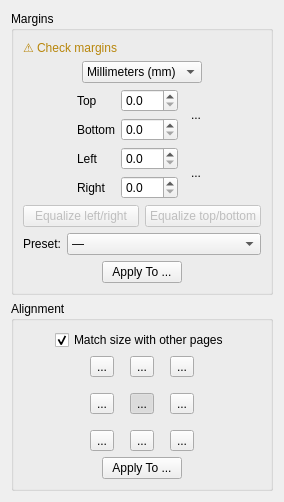
<?xml version="1.0" encoding="UTF-8"?>
<ui version="4.0">
 <class>PageLayoutOptionsWidget</class>
 <widget class="QWidget" name="PageLayoutOptionsWidget">
  <property name="geometry">
   <rect>
    <x>0</x>
    <y>0</y>
    <width>262</width>
    <height>499</height>
   </rect>
  </property>
  <property name="windowTitle">
   <string>Form</string>
  </property>
  <layout class="QVBoxLayout" name="verticalLayout_3">
   <item>
    <widget class="QGroupBox" name="marginsGroup">
     <property name="title">
      <string>Margins</string>
     </property>
     <layout class="QVBoxLayout" name="verticalLayout">
      <item>
       <layout class="QHBoxLayout" name="marginsWarningLayout">
        <item>
         <widget class="QLabel" name="marginsWarningLabel">
          <property name="visible">
           <bool>false</bool>
          </property>
          <property name="text">
           <string>⚠ Check margins</string>
          </property>
          <property name="styleSheet">
           <string notr="true">color: #b8860b;</string>
          </property>
         </widget>
        </item>
        <item>
         <spacer name="warningSpacer">
          <property name="orientation">
           <enum>Qt::Horizontal</enum>
          </property>
          <property name="sizeHint" stdset="0">
           <size>
            <width>40</width>
            <height>1</height>
           </size>
          </property>
         </spacer>
        </item>
       </layout>
      </item>
      <item>
       <layout class="QHBoxLayout" name="horizontalLayout">
        <item>
         <spacer name="horizontalSpacer_4">
          <property name="orientation">
           <enum>Qt::Horizontal</enum>
          </property>
          <property name="sizeHint" stdset="0">
           <size>
            <width>1</width>
            <height>1</height>
           </size>
          </property>
         </spacer>
        </item>
        <item>
         <widget class="QComboBox" name="unitsComboBox">
          <item>
           <property name="text">
            <string>Millimeters (mm)</string>
           </property>
          </item>
          <item>
           <property name="text">
            <string>Inches (in)</string>
           </property>
          </item>
         </widget>
        </item>
        <item>
         <spacer name="horizontalSpacer_2">
          <property name="orientation">
           <enum>Qt::Horizontal</enum>
          </property>
          <property name="sizeHint" stdset="0">
           <size>
            <width>1</width>
            <height>1</height>
           </size>
          </property>
         </spacer>
        </item>
       </layout>
      </item>
      <item>
       <layout class="QHBoxLayout" name="horizontalLayout_2">
        <item>
         <spacer name="horizontalSpacer_3">
          <property name="orientation">
           <enum>Qt::Horizontal</enum>
          </property>
          <property name="sizeHint" stdset="0">
           <size>
            <width>1</width>
            <height>1</height>
           </size>
          </property>
         </spacer>
        </item>
        <item>
         <layout class="QGridLayout" name="gridLayout">
          <item row="0" column="0">
           <widget class="QLabel" name="label">
            <property name="text">
             <string>Top</string>
            </property>
           </widget>
          </item>
          <item row="0" column="2" rowspan="2">
           <widget class="QToolButton" name="topBottomLink">
            <property name="minimumSize">
             <size>
              <width>24</width>
              <height>48</height>
             </size>
            </property>
            <property name="text">
             <string>...</string>
            </property>
            <property name="icon">
             <iconset resource="../../../resources/resources.qrc">
              <normaloff>:/icons/stock-vchain-broken-24.png</normaloff>
              <normalon>:/icons/stock-vchain-24.png</normalon>:/icons/stock-vchain-broken-24.png</iconset>
            </property>
            <property name="iconSize">
             <size>
              <width>9</width>
              <height>24</height>
             </size>
            </property>
            <property name="autoRaise">
             <bool>true</bool>
            </property>
           </widget>
          </item>
          <item row="1" column="0">
           <widget class="QLabel" name="label_2">
            <property name="text">
             <string>Bottom</string>
            </property>
           </widget>
          </item>
          <item row="1" column="1">
           <widget class="QDoubleSpinBox" name="bottomMarginSpinBox">
            <property name="decimals">
             <number>1</number>
            </property>
            <property name="maximum">
             <double>999.000000000000000</double>
            </property>
           </widget>
          </item>
          <item row="2" column="0">
           <widget class="QLabel" name="label_3">
            <property name="text">
             <string>Left</string>
            </property>
           </widget>
          </item>
          <item row="2" column="1">
           <widget class="QDoubleSpinBox" name="leftMarginSpinBox">
            <property name="decimals">
             <number>1</number>
            </property>
            <property name="maximum">
             <double>999.000000000000000</double>
            </property>
           </widget>
          </item>
          <item row="2" column="2" rowspan="2">
           <widget class="QToolButton" name="leftRightLink">
            <property name="minimumSize">
             <size>
              <width>24</width>
              <height>48</height>
             </size>
            </property>
            <property name="text">
             <string>...</string>
            </property>
            <property name="icon">
             <iconset resource="../../../resources/resources.qrc">
              <normaloff>:/icons/stock-vchain-broken-24.png</normaloff>
              <normalon>:/icons/stock-vchain-24.png</normalon>:/icons/stock-vchain-broken-24.png</iconset>
            </property>
            <property name="iconSize">
             <size>
              <width>9</width>
              <height>24</height>
             </size>
            </property>
            <property name="checked">
             <bool>false</bool>
            </property>
            <property name="autoRaise">
             <bool>true</bool>
            </property>
           </widget>
          </item>
          <item row="3" column="0">
           <widget class="QLabel" name="label_4">
            <property name="text">
             <string>Right</string>
            </property>
           </widget>
          </item>
          <item row="3" column="1">
           <widget class="QDoubleSpinBox" name="rightMarginSpinBox">
            <property name="decimals">
             <number>1</number>
            </property>
            <property name="maximum">
             <double>999.000000000000000</double>
            </property>
           </widget>
          </item>
          <item row="0" column="1">
           <widget class="QDoubleSpinBox" name="topMarginSpinBox">
            <property name="decimals">
             <number>1</number>
            </property>
            <property name="maximum">
             <double>999.000000000000000</double>
            </property>
           </widget>
          </item>
         </layout>
        </item>
        <item>
         <spacer name="horizontalSpacer">
          <property name="orientation">
           <enum>Qt::Horizontal</enum>
          </property>
          <property name="sizeHint" stdset="0">
           <size>
            <width>1</width>
            <height>1</height>
           </size>
          </property>
         </spacer>
        </item>
       </layout>
      </item>
      <item>
       <layout class="QHBoxLayout" name="equalizeLayout">
        <item>
         <widget class="QPushButton" name="equalizeLeftRightBtn">
          <property name="text">
           <string>Equalize left/right</string>
          </property>
          <property name="enabled">
           <bool>false</bool>
          </property>
         </widget>
        </item>
        <item>
         <widget class="QPushButton" name="equalizeTopBottomBtn">
          <property name="text">
           <string>Equalize top/bottom</string>
          </property>
          <property name="enabled">
           <bool>false</bool>
          </property>
         </widget>
        </item>
       </layout>
      </item>
      <item>
       <layout class="QHBoxLayout" name="presetsLayout">
        <item>
         <widget class="QLabel" name="presetLabel">
          <property name="text">
           <string>Preset:</string>
          </property>
         </widget>
        </item>
        <item>
         <widget class="QComboBox" name="marginsPresetCombo">
          <item>
           <property name="text">
            <string>—</string>
           </property>
          </item>
          <item>
           <property name="text">
            <string>Typical book (10, 5, 10, 5 mm)</string>
           </property>
          </item>
          <item>
           <property name="text">
            <string>Minimal (2 mm)</string>
           </property>
          </item>
          <item>
           <property name="text">
            <string>Symmetric (use smaller value)</string>
           </property>
          </item>
         </widget>
        </item>
       </layout>
      </item>
      <item>
       <layout class="QHBoxLayout" name="horizontalLayout_5">
        <item>
         <spacer name="horizontalSpacer_9">
          <property name="orientation">
           <enum>Qt::Horizontal</enum>
          </property>
          <property name="sizeHint" stdset="0">
           <size>
            <width>1</width>
            <height>1</height>
           </size>
          </property>
         </spacer>
        </item>
        <item>
         <widget class="QPushButton" name="applyMarginsBtn">
          <property name="text">
           <string>Apply To ...</string>
          </property>
         </widget>
        </item>
        <item>
         <spacer name="horizontalSpacer_10">
          <property name="orientation">
           <enum>Qt::Horizontal</enum>
          </property>
          <property name="sizeHint" stdset="0">
           <size>
            <width>1</width>
            <height>1</height>
           </size>
          </property>
         </spacer>
        </item>
       </layout>
      </item>
     </layout>
    </widget>
   </item>
   <item>
    <widget class="QGroupBox" name="alignmentGroup">
     <property name="title">
      <string>Alignment</string>
     </property>
     <layout class="QVBoxLayout" name="verticalLayout_2">
      <item>
       <layout class="QHBoxLayout" name="horizontalLayout_3">
        <property name="spacing">
         <number>0</number>
        </property>
        <item>
         <spacer name="horizontalSpacer_7">
          <property name="orientation">
           <enum>Qt::Horizontal</enum>
          </property>
          <property name="sizeHint" stdset="0">
           <size>
            <width>0</width>
            <height>0</height>
           </size>
          </property>
         </spacer>
        </item>
        <item>
         <widget class="QCheckBox" name="alignWithOthersCB">
          <property name="text">
           <string>Match size with other pages</string>
          </property>
          <property name="checked">
           <bool>true</bool>
          </property>
         </widget>
        </item>
        <item>
         <spacer name="horizontalSpacer_8">
          <property name="orientation">
           <enum>Qt::Horizontal</enum>
          </property>
          <property name="sizeHint" stdset="0">
           <size>
            <width>0</width>
            <height>0</height>
           </size>
          </property>
         </spacer>
        </item>
       </layout>
      </item>
      <item>
       <layout class="QHBoxLayout" name="horizontalLayout_4">
        <item>
         <spacer name="horizontalSpacer_6">
          <property name="orientation">
           <enum>Qt::Horizontal</enum>
          </property>
          <property name="sizeHint" stdset="0">
           <size>
            <width>1</width>
            <height>1</height>
           </size>
          </property>
         </spacer>
        </item>
        <item>
         <layout class="QGridLayout" name="gridLayout_2">
          <property name="spacing">
           <number>16</number>
          </property>
          <item row="0" column="0">
           <widget class="QToolButton" name="alignTopLeftBtn">
            <property name="text">
             <string>...</string>
            </property>
            <property name="icon">
             <iconset resource="../../../resources/resources.qrc">
              <normaloff>:/icons/stock-gravity-north-west-24.png</normaloff>:/icons/stock-gravity-north-west-24.png</iconset>
            </property>
            <property name="iconSize">
             <size>
              <width>24</width>
              <height>24</height>
             </size>
            </property>
            <property name="checkable">
             <bool>true</bool>
            </property>
            <property name="autoExclusive">
             <bool>true</bool>
            </property>
           </widget>
          </item>
          <item row="0" column="1">
           <widget class="QToolButton" name="alignTopBtn">
            <property name="text">
             <string>...</string>
            </property>
            <property name="icon">
             <iconset resource="../../../resources/resources.qrc">
              <normaloff>:/icons/stock-gravity-north-24.png</normaloff>:/icons/stock-gravity-north-24.png</iconset>
            </property>
            <property name="iconSize">
             <size>
              <width>24</width>
              <height>24</height>
             </size>
            </property>
            <property name="checkable">
             <bool>true</bool>
            </property>
            <property name="autoExclusive">
             <bool>true</bool>
            </property>
           </widget>
          </item>
          <item row="0" column="2">
           <widget class="QToolButton" name="alignTopRightBtn">
            <property name="text">
             <string>...</string>
            </property>
            <property name="icon">
             <iconset resource="../../../resources/resources.qrc">
              <normaloff>:/icons/stock-gravity-north-east-24.png</normaloff>:/icons/stock-gravity-north-east-24.png</iconset>
            </property>
            <property name="iconSize">
             <size>
              <width>24</width>
              <height>24</height>
             </size>
            </property>
            <property name="checkable">
             <bool>true</bool>
            </property>
            <property name="autoExclusive">
             <bool>true</bool>
            </property>
           </widget>
          </item>
          <item row="1" column="0">
           <widget class="QToolButton" name="alignLeftBtn">
            <property name="text">
             <string>...</string>
            </property>
            <property name="icon">
             <iconset resource="../../../resources/resources.qrc">
              <normaloff>:/icons/stock-gravity-west-24.png</normaloff>:/icons/stock-gravity-west-24.png</iconset>
            </property>
            <property name="iconSize">
             <size>
              <width>24</width>
              <height>24</height>
             </size>
            </property>
            <property name="checkable">
             <bool>true</bool>
            </property>
            <property name="autoExclusive">
             <bool>true</bool>
            </property>
           </widget>
          </item>
          <item row="1" column="1">
           <widget class="QToolButton" name="alignCenterBtn">
            <property name="text">
             <string>...</string>
            </property>
            <property name="icon">
             <iconset resource="../../../resources/resources.qrc">
              <normaloff>:/icons/stock-center-24.png</normaloff>:/icons/stock-center-24.png</iconset>
            </property>
            <property name="iconSize">
             <size>
              <width>24</width>
              <height>24</height>
             </size>
            </property>
            <property name="checkable">
             <bool>true</bool>
            </property>
            <property name="checked">
             <bool>true</bool>
            </property>
            <property name="autoExclusive">
             <bool>true</bool>
            </property>
           </widget>
          </item>
          <item row="1" column="2">
           <widget class="QToolButton" name="alignRightBtn">
            <property name="text">
             <string>...</string>
            </property>
            <property name="icon">
             <iconset resource="../../../resources/resources.qrc">
              <normaloff>:/icons/stock-gravity-east-24.png</normaloff>:/icons/stock-gravity-east-24.png</iconset>
            </property>
            <property name="iconSize">
             <size>
              <width>24</width>
              <height>24</height>
             </size>
            </property>
            <property name="checkable">
             <bool>true</bool>
            </property>
            <property name="autoExclusive">
             <bool>true</bool>
            </property>
           </widget>
          </item>
          <item row="2" column="0">
           <widget class="QToolButton" name="alignBottomLeftBtn">
            <property name="text">
             <string>...</string>
            </property>
            <property name="icon">
             <iconset resource="../../../resources/resources.qrc">
              <normaloff>:/icons/stock-gravity-south-west-24.png</normaloff>:/icons/stock-gravity-south-west-24.png</iconset>
            </property>
            <property name="iconSize">
             <size>
              <width>24</width>
              <height>24</height>
             </size>
            </property>
            <property name="checkable">
             <bool>true</bool>
            </property>
            <property name="autoExclusive">
             <bool>true</bool>
            </property>
           </widget>
          </item>
          <item row="2" column="1">
           <widget class="QToolButton" name="alignBottomBtn">
            <property name="text">
             <string>...</string>
            </property>
            <property name="icon">
             <iconset resource="../../../resources/resources.qrc">
              <normaloff>:/icons/stock-gravity-south-24.png</normaloff>:/icons/stock-gravity-south-24.png</iconset>
            </property>
            <property name="iconSize">
             <size>
              <width>24</width>
              <height>24</height>
             </size>
            </property>
            <property name="checkable">
             <bool>true</bool>
            </property>
            <property name="autoExclusive">
             <bool>true</bool>
            </property>
           </widget>
          </item>
          <item row="2" column="2">
           <widget class="QToolButton" name="alignBottomRightBtn">
            <property name="text">
             <string>...</string>
            </property>
            <property name="icon">
             <iconset resource="../../../resources/resources.qrc">
              <normaloff>:/icons/stock-gravity-south-east-24.png</normaloff>:/icons/stock-gravity-south-east-24.png</iconset>
            </property>
            <property name="iconSize">
             <size>
              <width>24</width>
              <height>24</height>
             </size>
            </property>
            <property name="checkable">
             <bool>true</bool>
            </property>
            <property name="autoExclusive">
             <bool>true</bool>
            </property>
           </widget>
          </item>
         </layout>
        </item>
        <item>
         <spacer name="horizontalSpacer_5">
          <property name="orientation">
           <enum>Qt::Horizontal</enum>
          </property>
          <property name="sizeHint" stdset="0">
           <size>
            <width>1</width>
            <height>1</height>
           </size>
          </property>
         </spacer>
        </item>
       </layout>
      </item>
      <item>
       <layout class="QHBoxLayout" name="horizontalLayout_6">
        <item>
         <spacer name="horizontalSpacer_11">
          <property name="orientation">
           <enum>Qt::Horizontal</enum>
          </property>
          <property name="sizeHint" stdset="0">
           <size>
            <width>1</width>
            <height>1</height>
           </size>
          </property>
         </spacer>
        </item>
        <item>
         <widget class="QPushButton" name="applyAlignmentBtn">
          <property name="text">
           <string>Apply To ...</string>
          </property>
         </widget>
        </item>
        <item>
         <spacer name="horizontalSpacer_12">
          <property name="orientation">
           <enum>Qt::Horizontal</enum>
          </property>
          <property name="sizeHint" stdset="0">
           <size>
            <width>1</width>
            <height>1</height>
           </size>
          </property>
         </spacer>
        </item>
       </layout>
      </item>
     </layout>
    </widget>
   </item>
   <item>
    <spacer name="verticalSpacer">
     <property name="orientation">
      <enum>Qt::Vertical</enum>
     </property>
     <property name="sizeHint" stdset="0">
      <size>
       <width>1</width>
       <height>1</height>
      </size>
     </property>
    </spacer>
   </item>
  </layout>
 </widget>
 <tabstops>
  <tabstop>unitsComboBox</tabstop>
  <tabstop>topBottomLink</tabstop>
  <tabstop>topMarginSpinBox</tabstop>
  <tabstop>bottomMarginSpinBox</tabstop>
  <tabstop>leftRightLink</tabstop>
  <tabstop>leftMarginSpinBox</tabstop>
  <tabstop>rightMarginSpinBox</tabstop>
  <tabstop>applyMarginsBtn</tabstop>
  <tabstop>alignWithOthersCB</tabstop>
  <tabstop>alignTopLeftBtn</tabstop>
  <tabstop>alignTopBtn</tabstop>
  <tabstop>alignTopRightBtn</tabstop>
  <tabstop>alignLeftBtn</tabstop>
  <tabstop>alignCenterBtn</tabstop>
  <tabstop>alignRightBtn</tabstop>
  <tabstop>alignBottomLeftBtn</tabstop>
  <tabstop>alignBottomBtn</tabstop>
  <tabstop>alignBottomRightBtn</tabstop>
  <tabstop>applyAlignmentBtn</tabstop>
 </tabstops>
 <resources>
  <include location="../../../resources/resources.qrc"/>
 </resources>
 <connections/>
</ui>
